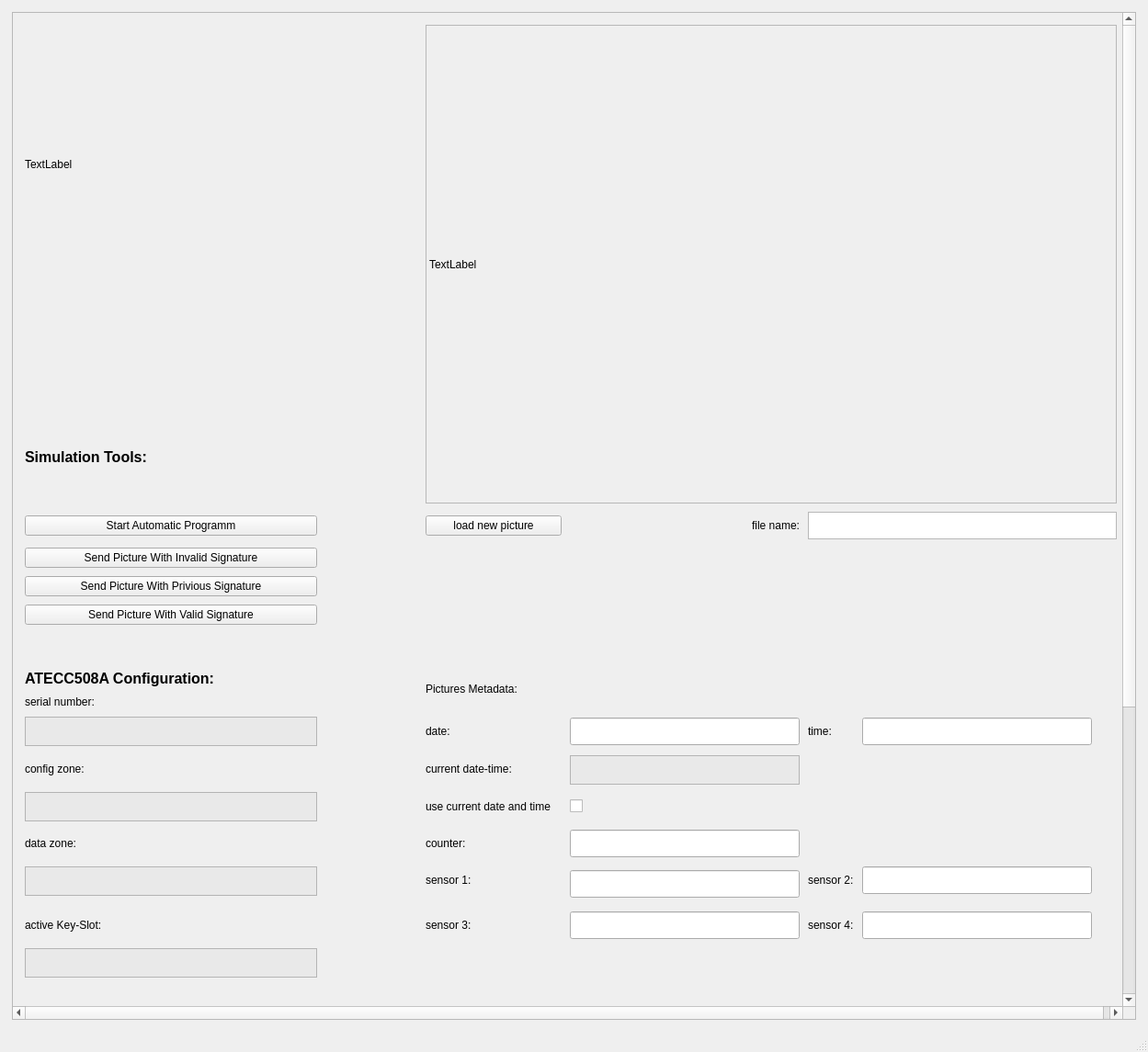
<?xml version="1.0" encoding="UTF-8"?>
<ui version="4.0">
 <class>MainWindow</class>
 <widget class="QMainWindow" name="MainWindow">
  <property name="geometry">
   <rect>
    <x>0</x>
    <y>0</y>
    <width>1249</width>
    <height>1145</height>
   </rect>
  </property>
  <property name="windowTitle">
   <string>MainWindow</string>
  </property>
  <widget class="QWidget" name="centralwidget">
   <layout class="QGridLayout" name="gridLayout">
    <item row="0" column="1">
     <widget class="QScrollArea" name="scrollArea">
      <property name="widgetResizable">
       <bool>true</bool>
      </property>
      <widget class="QWidget" name="scrollAreaWidgetContents_2">
       <property name="geometry">
        <rect>
         <x>0</x>
         <y>-582</y>
         <width>1314</width>
         <height>1612</height>
        </rect>
       </property>
       <layout class="QGridLayout" name="gridLayout_2">
        <item row="18" column="6">
         <widget class="QWidget" name="widget" native="true"/>
        </item>
        <item row="13" column="8">
         <widget class="QLineEdit" name="in_man_date">
          <property name="minimumSize">
           <size>
            <width>250</width>
            <height>30</height>
           </size>
          </property>
         </widget>
        </item>
        <item row="13" column="6">
         <spacer name="verticalSpacer">
          <property name="orientation">
           <enum>Qt::Vertical</enum>
          </property>
          <property name="sizeHint" stdset="0">
           <size>
            <width>100</width>
            <height>40</height>
           </size>
          </property>
         </spacer>
        </item>
        <item row="13" column="9">
         <widget class="QLabel" name="label_5">
          <property name="text">
           <string>time:</string>
          </property>
         </widget>
        </item>
        <item row="4" column="7">
         <widget class="QPushButton" name="pB_load_new_pic">
          <property name="text">
           <string>load new picture</string>
          </property>
         </widget>
        </item>
        <item row="0" column="0">
         <widget class="QLabel" name="logo">
          <property name="minimumSize">
           <size>
            <width>318</width>
            <height>303</height>
           </size>
          </property>
          <property name="maximumSize">
           <size>
            <width>1000000</width>
            <height>10000000</height>
           </size>
          </property>
          <property name="text">
           <string>TextLabel</string>
          </property>
         </widget>
        </item>
        <item row="9" column="7" rowspan="2" colspan="2">
         <widget class="QLabel" name="label_19">
          <property name="text">
           <string>&lt;html&gt;&lt;head/&gt;&lt;body&gt;&lt;p&gt;&lt;span style=&quot; font-size:12pt; font-weight:600;&quot;&gt;Pictures Metadata:&lt;/span&gt;&lt;/p&gt;&lt;/body&gt;&lt;/html&gt;</string>
          </property>
         </widget>
        </item>
        <item row="31" column="8" rowspan="4" colspan="3">
         <widget class="QTextBrowser" name="out_signature">
          <property name="minimumSize">
           <size>
            <width>0</width>
            <height>124</height>
           </size>
          </property>
          <property name="styleSheet">
           <string notr="true">background-color: rgb(233, 233, 233);</string>
          </property>
         </widget>
        </item>
        <item row="33" column="0">
         <widget class="QLineEdit" name="in_dest_port_pubkey">
          <property name="minimumSize">
           <size>
            <width>0</width>
            <height>32</height>
           </size>
          </property>
         </widget>
        </item>
        <item row="15" column="7">
         <widget class="QLabel" name="label_16">
          <property name="text">
           <string>use current date and time</string>
          </property>
         </widget>
        </item>
        <item row="35" column="8" rowspan="4" colspan="3">
         <widget class="QTextBrowser" name="out_public_key">
          <property name="minimumSize">
           <size>
            <width>0</width>
            <height>124</height>
           </size>
          </property>
          <property name="styleSheet">
           <string notr="true">background-color: rgb(233, 233, 233);</string>
          </property>
         </widget>
        </item>
        <item row="13" column="7">
         <widget class="QLabel" name="label_4">
          <property name="text">
           <string>date:</string>
          </property>
         </widget>
        </item>
        <item row="15" column="0">
         <widget class="QTextBrowser" name="out_conf_zone">
          <property name="minimumSize">
           <size>
            <width>0</width>
            <height>32</height>
           </size>
          </property>
          <property name="maximumSize">
           <size>
            <width>16777215</width>
            <height>32</height>
           </size>
          </property>
          <property name="styleSheet">
           <string notr="true">background-color: rgb(233, 233, 233);</string>
          </property>
         </widget>
        </item>
        <item row="8" column="0">
         <spacer name="horizontalSpacer">
          <property name="orientation">
           <enum>Qt::Horizontal</enum>
          </property>
          <property name="sizeHint" stdset="0">
           <size>
            <width>40</width>
            <height>40</height>
           </size>
          </property>
         </spacer>
        </item>
        <item row="0" column="7" rowspan="3" colspan="7">
         <widget class="QLabel" name="display">
          <property name="minimumSize">
           <size>
            <width>721</width>
            <height>521</height>
           </size>
          </property>
          <property name="maximumSize">
           <size>
            <width>1500</width>
            <height>700</height>
           </size>
          </property>
          <property name="frameShape">
           <enum>QFrame::StyledPanel</enum>
          </property>
          <property name="lineWidth">
           <number>3</number>
          </property>
          <property name="midLineWidth">
           <number>3</number>
          </property>
          <property name="text">
           <string>TextLabel</string>
          </property>
         </widget>
        </item>
        <item row="18" column="10">
         <widget class="QLineEdit" name="in_sensor_2">
          <property name="minimumSize">
           <size>
            <width>250</width>
            <height>30</height>
           </size>
          </property>
         </widget>
        </item>
        <item row="32" column="0">
         <widget class="QLabel" name="label_20">
          <property name="text">
           <string>dest. Port public key:</string>
          </property>
         </widget>
        </item>
        <item row="4" column="8">
         <widget class="QLabel" name="label">
          <property name="text">
           <string>&lt;html&gt;&lt;head/&gt;&lt;body&gt;&lt;p align=&quot;right&quot;&gt;file name:&lt;/p&gt;&lt;/body&gt;&lt;/html&gt;</string>
          </property>
         </widget>
        </item>
        <item row="27" column="8" rowspan="4" colspan="3">
         <widget class="QTextBrowser" name="out_hash_value">
          <property name="minimumSize">
           <size>
            <width>0</width>
            <height>124</height>
           </size>
          </property>
          <property name="styleSheet">
           <string notr="true">background-color: rgb(233, 233, 233);</string>
          </property>
         </widget>
        </item>
        <item row="20" column="8">
         <widget class="QLineEdit" name="in_sensor_3">
          <property name="minimumSize">
           <size>
            <width>250</width>
            <height>30</height>
           </size>
          </property>
         </widget>
        </item>
        <item row="16" column="8">
         <widget class="QLineEdit" name="in_counter">
          <property name="minimumSize">
           <size>
            <width>250</width>
            <height>30</height>
           </size>
          </property>
         </widget>
        </item>
        <item row="18" column="8" rowspan="2">
         <widget class="QLineEdit" name="in_sensor_1">
          <property name="minimumSize">
           <size>
            <width>250</width>
            <height>30</height>
           </size>
          </property>
         </widget>
        </item>
        <item row="18" column="9">
         <widget class="QLabel" name="label_sensor_2">
          <property name="text">
           <string>sensor 2:</string>
          </property>
         </widget>
        </item>
        <item row="27" column="7">
         <widget class="QLabel" name="label_2">
          <property name="text">
           <string>hash value:</string>
          </property>
         </widget>
        </item>
        <item row="20" column="9">
         <widget class="QLabel" name="label_sensor_4">
          <property name="text">
           <string>sensor 4:</string>
          </property>
         </widget>
        </item>
        <item row="2" column="0">
         <widget class="QLabel" name="label_18">
          <property name="text">
           <string>&lt;html&gt;&lt;head/&gt;&lt;body&gt;&lt;p&gt;&lt;span style=&quot; font-size:12pt; font-weight:600;&quot;&gt;Simulation Tools:&lt;/span&gt;&lt;/p&gt;&lt;/body&gt;&lt;/html&gt;</string>
          </property>
         </widget>
        </item>
        <item row="4" column="9" colspan="5">
         <widget class="QTextBrowser" name="out_file_name">
          <property name="minimumSize">
           <size>
            <width>250</width>
            <height>30</height>
           </size>
          </property>
          <property name="maximumSize">
           <size>
            <width>16777215</width>
            <height>30</height>
           </size>
          </property>
         </widget>
        </item>
        <item row="24" column="0">
         <spacer name="horizontalSpacer_2">
          <property name="orientation">
           <enum>Qt::Horizontal</enum>
          </property>
          <property name="sizeHint" stdset="0">
           <size>
            <width>40</width>
            <height>20</height>
           </size>
          </property>
         </spacer>
        </item>
        <item row="23" column="7" rowspan="3" colspan="3">
         <spacer name="verticalSpacer_2">
          <property name="orientation">
           <enum>Qt::Vertical</enum>
          </property>
          <property name="sizeHint" stdset="0">
           <size>
            <width>20</width>
            <height>50</height>
           </size>
          </property>
         </spacer>
        </item>
        <item row="31" column="7">
         <widget class="QLabel" name="label_3">
          <property name="text">
           <string>signature:</string>
          </property>
         </widget>
        </item>
        <item row="20" column="10">
         <widget class="QLineEdit" name="in_sensor_4">
          <property name="minimumSize">
           <size>
            <width>250</width>
            <height>30</height>
           </size>
          </property>
         </widget>
        </item>
        <item row="16" column="7">
         <widget class="QLabel" name="label_6">
          <property name="text">
           <string>counter:</string>
          </property>
         </widget>
        </item>
        <item row="14" column="7">
         <widget class="QLabel" name="label_17">
          <property name="text">
           <string>current date-time:</string>
          </property>
         </widget>
        </item>
        <item row="31" column="0">
         <widget class="QLineEdit" name="in_dest_port_pic">
          <property name="minimumSize">
           <size>
            <width>0</width>
            <height>32</height>
           </size>
          </property>
         </widget>
        </item>
        <item row="18" column="7">
         <widget class="QLabel" name="label_sensor_1">
          <property name="text">
           <string>sensor 1:</string>
          </property>
         </widget>
        </item>
        <item row="20" column="0">
         <widget class="QLabel" name="label_12">
          <property name="text">
           <string>active Key-Slot:</string>
          </property>
         </widget>
        </item>
        <item row="30" column="0">
         <widget class="QLabel" name="label_13">
          <property name="text">
           <string>dest. Port pictures:</string>
          </property>
         </widget>
        </item>
        <item row="7" column="0">
         <widget class="QPushButton" name="pB_send_valid">
          <property name="text">
           <string>Send Picture With Valid Signature</string>
          </property>
         </widget>
        </item>
        <item row="14" column="8">
         <widget class="QTextBrowser" name="out_current_date_time">
          <property name="minimumSize">
           <size>
            <width>250</width>
            <height>32</height>
           </size>
          </property>
          <property name="maximumSize">
           <size>
            <width>16777215</width>
            <height>30</height>
           </size>
          </property>
          <property name="styleSheet">
           <string notr="true">background-color: rgb(233, 233, 233);</string>
          </property>
         </widget>
        </item>
        <item row="28" column="0">
         <widget class="QLabel" name="label_14">
          <property name="text">
           <string>dest. IP:</string>
          </property>
         </widget>
        </item>
        <item row="10" column="0">
         <widget class="QLabel" name="label_8">
          <property name="text">
           <string>serial number:</string>
          </property>
         </widget>
        </item>
        <item row="9" column="0">
         <widget class="QLabel" name="label_9">
          <property name="text">
           <string>&lt;html&gt;&lt;head/&gt;&lt;body&gt;&lt;p&gt;&lt;span style=&quot; font-size:12pt; font-weight:600;&quot;&gt;ATECC508A Configuration:&lt;/span&gt;&lt;/p&gt;&lt;/body&gt;&lt;/html&gt;</string>
          </property>
         </widget>
        </item>
        <item row="6" column="0">
         <widget class="QPushButton" name="pB_send_invalid_2">
          <property name="text">
           <string>Send Picture With Privious Signature</string>
          </property>
         </widget>
        </item>
        <item row="27" column="0">
         <widget class="QLabel" name="label_15">
          <property name="text">
           <string>&lt;html&gt;&lt;head/&gt;&lt;body&gt;&lt;p&gt;&lt;span style=&quot; font-size:12pt; font-weight:600;&quot;&gt;Destination Setttings:&lt;/span&gt;&lt;/p&gt;&lt;/body&gt;&lt;/html&gt;</string>
          </property>
         </widget>
        </item>
        <item row="15" column="8">
         <widget class="QCheckBox" name="cB_use_current_time">
          <property name="text">
           <string/>
          </property>
         </widget>
        </item>
        <item row="4" column="0">
         <widget class="QPushButton" name="pB_send_valid_2">
          <property name="text">
           <string>Start Automatic Programm</string>
          </property>
         </widget>
        </item>
        <item row="37" column="7">
         <widget class="QPushButton" name="pB_send_pub_key">
          <property name="text">
           <string>send key</string>
          </property>
         </widget>
        </item>
        <item row="18" column="0">
         <widget class="QTextBrowser" name="out_data_zone">
          <property name="minimumSize">
           <size>
            <width>0</width>
            <height>32</height>
           </size>
          </property>
          <property name="maximumSize">
           <size>
            <width>16777215</width>
            <height>30</height>
           </size>
          </property>
          <property name="styleSheet">
           <string notr="true">background-color: rgb(233, 233, 233);</string>
          </property>
         </widget>
        </item>
        <item row="5" column="0">
         <widget class="QPushButton" name="pB_send_invalid">
          <property name="text">
           <string>Send Picture With Invalid Signature</string>
          </property>
         </widget>
        </item>
        <item row="20" column="7">
         <widget class="QLabel" name="label_sensor_3">
          <property name="text">
           <string>sensor 3:</string>
          </property>
         </widget>
        </item>
        <item row="38" column="7">
         <widget class="QPushButton" name="pB_gen_new_key">
          <property name="text">
           <string>generate new key</string>
          </property>
         </widget>
        </item>
        <item row="16" column="0">
         <widget class="QLabel" name="label_11">
          <property name="text">
           <string>data zone:</string>
          </property>
         </widget>
        </item>
        <item row="13" column="10">
         <widget class="QLineEdit" name="in_man_time">
          <property name="minimumSize">
           <size>
            <width>250</width>
            <height>30</height>
           </size>
          </property>
         </widget>
        </item>
        <item row="21" column="0">
         <widget class="QTextBrowser" name="out_key_slot">
          <property name="minimumSize">
           <size>
            <width>0</width>
            <height>32</height>
           </size>
          </property>
          <property name="maximumSize">
           <size>
            <width>16777215</width>
            <height>30</height>
           </size>
          </property>
          <property name="styleSheet">
           <string notr="true">background-color: rgb(233, 233, 233);</string>
          </property>
         </widget>
        </item>
        <item row="13" column="0">
         <widget class="QTextBrowser" name="out_serial_number">
          <property name="minimumSize">
           <size>
            <width>0</width>
            <height>32</height>
           </size>
          </property>
          <property name="maximumSize">
           <size>
            <width>16777215</width>
            <height>32</height>
           </size>
          </property>
          <property name="styleSheet">
           <string notr="true">background-color: rgb(233, 233, 233);</string>
          </property>
         </widget>
        </item>
        <item row="14" column="0">
         <widget class="QLabel" name="label_10">
          <property name="text">
           <string>config zone:</string>
          </property>
         </widget>
        </item>
        <item row="29" column="0">
         <widget class="QLineEdit" name="in_dest_ip">
          <property name="minimumSize">
           <size>
            <width>0</width>
            <height>32</height>
           </size>
          </property>
         </widget>
        </item>
        <item row="26" column="7">
         <widget class="QLabel" name="label_21">
          <property name="text">
           <string>&lt;html&gt;&lt;head/&gt;&lt;body&gt;&lt;p&gt;&lt;span style=&quot; font-size:12pt; font-weight:600;&quot;&gt;ECDSA Inforamtion&lt;/span&gt;&lt;/p&gt;&lt;/body&gt;&lt;/html&gt;</string>
          </property>
         </widget>
        </item>
        <item row="35" column="7">
         <widget class="QLabel" name="label_7">
          <property name="text">
           <string>public key:</string>
          </property>
         </widget>
        </item>
       </layout>
      </widget>
     </widget>
    </item>
   </layout>
  </widget>
  <widget class="QMenuBar" name="menubar">
   <property name="geometry">
    <rect>
     <x>0</x>
     <y>0</y>
     <width>1249</width>
     <height>31</height>
    </rect>
   </property>
  </widget>
  <widget class="QStatusBar" name="statusbar"/>
 </widget>
 <layoutdefault spacing="9" margin="13"/>
 <resources/>
 <connections/>
 <designerdata>
  <property name="gridDeltaX">
   <number>10</number>
  </property>
  <property name="gridDeltaY">
   <number>10</number>
  </property>
  <property name="gridSnapX">
   <bool>true</bool>
  </property>
  <property name="gridSnapY">
   <bool>true</bool>
  </property>
  <property name="gridVisible">
   <bool>true</bool>
  </property>
 </designerdata>
</ui>
